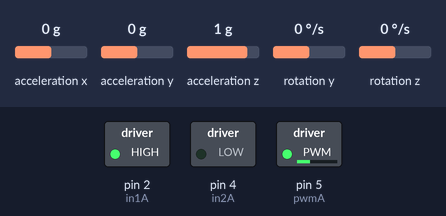
Bench run of a sketch on a simulated Arduino Uno, built with avr-gcc and run on an emulated ATmega328P. On the bench: switched loads named in the sketch (green lamp = pin HIGH). Wiring (inferred from the names in the program): MPU-6050 motion sensor at I2C address 0x68. Inputs (shaded band) come from the test bench; at power-on: rotation y 0 °/s, rotation z 0 °/s, acceleration x 0 g, acceleration y 0 g, acceleration z 1 g.

Above: at 10.8 s.
10.9 s: rotation y set to -192 °/s
At 20.5 s:
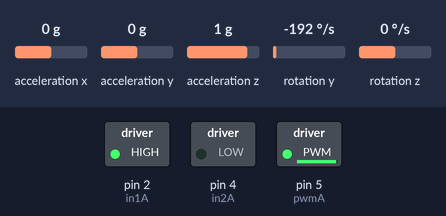
21.5 s: rotation z set to -2 °/s
At 30.6 s:
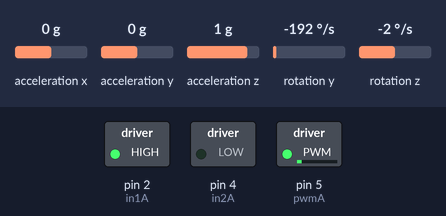
31.5 s: rotation y set to 192 °/s
At 32.4 s:
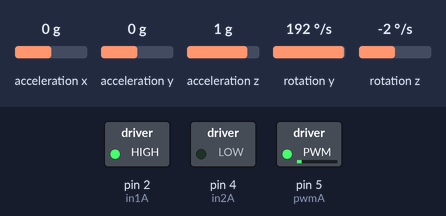
41.5 s: rotation z set to 0 °/s
At 50.8 s:
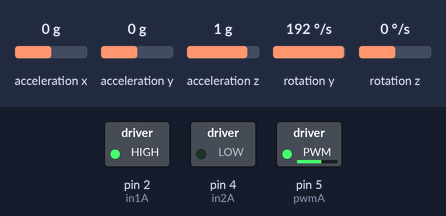
Timing chart, 0 to 52.3 s (numbered marks = the images above; inputs shaded):
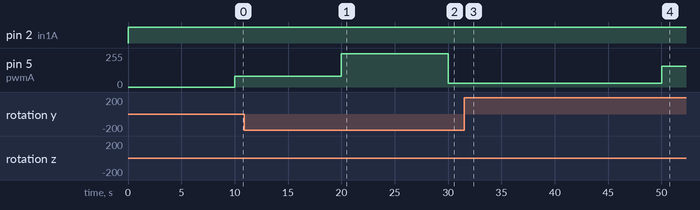

Measured:
- the behaviour switches between 0 and -1 °/s on rotation z (found by bisection; images 1 and 2)
- after the input at 10.9 s, pin 5 (pwmA): 82/255 → 249/255 after 9.1 s
- after the input at 21.5 s, pin 5 (pwmA): 249/255 → 29/255 after 8.5 s
- after the input at 31.5 s, pin 5 (pwmA): stays 29/255 (without the input it goes to 109/255 after 8.5 s)
- after the input at 41.5 s, pin 5 (pwmA): 29/255 → 155/255 after 8.5 s

The sketch:

final_project_V5.ino
```cpp
#include <MPU6050_tockn.h>
#include <Wire.h>

MPU6050 mpu6050(Wire);

// Motor A

int pwmA = 5;
int in1A = 2;
int in2A = 4;
int stby = 9;

int MotorSpeed1 = 0;

int16_t AccRaw_X, AccRaw_Y, AccRaw_Z, GyrRaw_X, GyrRaw_Y, GyrRaw_Z;

float AccAngle[2];
float GyroAngle[2];
float TotAngle[2];

float elapsedTime, time, timePrev;
int i;
float rad_to_deg = 180/3.141592654;

float PID, error, previous_error;
float pid_p = 0;
float pid_i = 0;
float pid_d = 0;

double kp = 4;
double ki = 0.048;
double kd = 2 ;

double Throttle = 1300;
float Demand_angle = 45;

void setup()
{
  Serial.begin(115200);
  pinMode(pwmA, OUTPUT);
  pinMode(in1A, OUTPUT);
  pinMode(in2A, OUTPUT);

  Wire.begin(); //begin the wire communication
  Wire.beginTransmission(0x68);
  Wire.write(0x6B);
  Wire.write(0);
  Wire.endTransmission(true);

  time= millis();


}

void loop()
{

    timePrev = time;
    time = millis();
    elapsedTime = (time - timePrev) / 1000;

    Wire.beginTransmission(0x68);
    Wire.write(0x3B);
    Wire.write(0);
    Wire.endTransmission(false);
    Wire.requestFrom(0x68, 6, true);

    AccRaw_X = Wire.read()<<8|Wire.read();
    AccRaw_Y = Wire.read()<<8|Wire.read();
    AccRaw_Z = Wire.read()<<8|Wire.read();

    AccAngle[0] = atan((AccRaw_Y/16384.0)/sqrt(pow((AccRaw_X/16384.0),2)+ pow((AccRaw_Z/16384.0),2)))* rad_to_deg;
    AccAngle[1] = atan(-1*(AccRaw_X/16384.0)/sqrt(pow((AccRaw_Y/16384.0),2) + pow((AccRaw_Z/16384.0),2)))* rad_to_deg;

    Wire.beginTransmission(0x68);
    Wire.write(0x43);
    Wire.write(0);
    Wire.endTransmission(false);
    Wire.requestFrom(0x68, 4, true);

    GyrRaw_X = Wire.read()<<8|Wire.read();
    GyrRaw_Y = Wire.read()<<8|Wire.read();

    GyroAngle[0] = GyrRaw_X/131.0;
    GyroAngle[1] = GyrRaw_Y/131.0;

    TotAngle[0] = 0.98 * (TotAngle[0] + GyroAngle[0] * elapsedTime) + 0.02 * AccAngle[0];
    TotAngle[1] = 0.98 * (TotAngle[1] + GyroAngle[1] * elapsedTime) + 0.02 * AccAngle[1];

    error = TotAngle[1] - Demand_angle;

    pid_p = kp * error;

    if(-5 <error <5)
    {
      pid_i = pid_i + (ki * error);
    }

    pid_d = kd * ((error - previous_error)/elapsedTime);

    PID = pid_p + pid_i + pid_d;

    digitalWrite(in1A, HIGH);
    digitalWrite(in2A, LOW);
    digitalWrite(stby, HIGH);

    MotorSpeed1 = PID + Throttle ;

    analogWrite(pwmA, MotorSpeed1);

    delay(10000);

}
```
